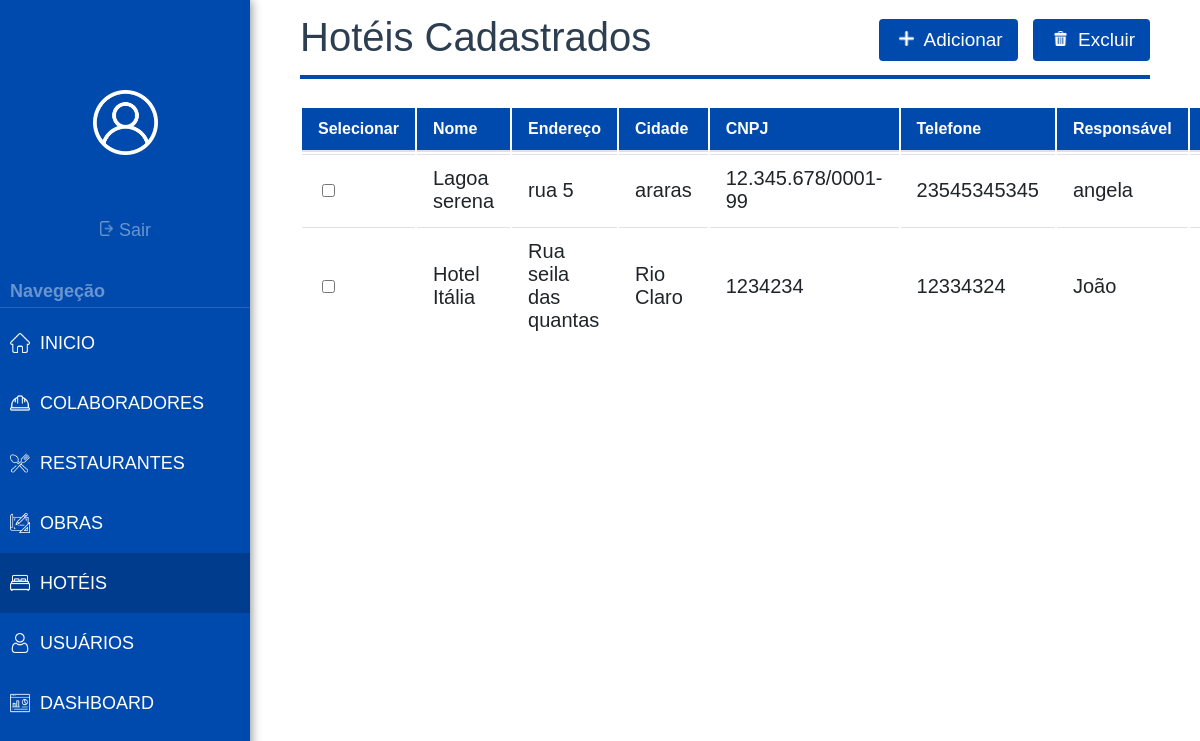
The page /listar-hoteis/ (signed in) on the database as committed earlier.
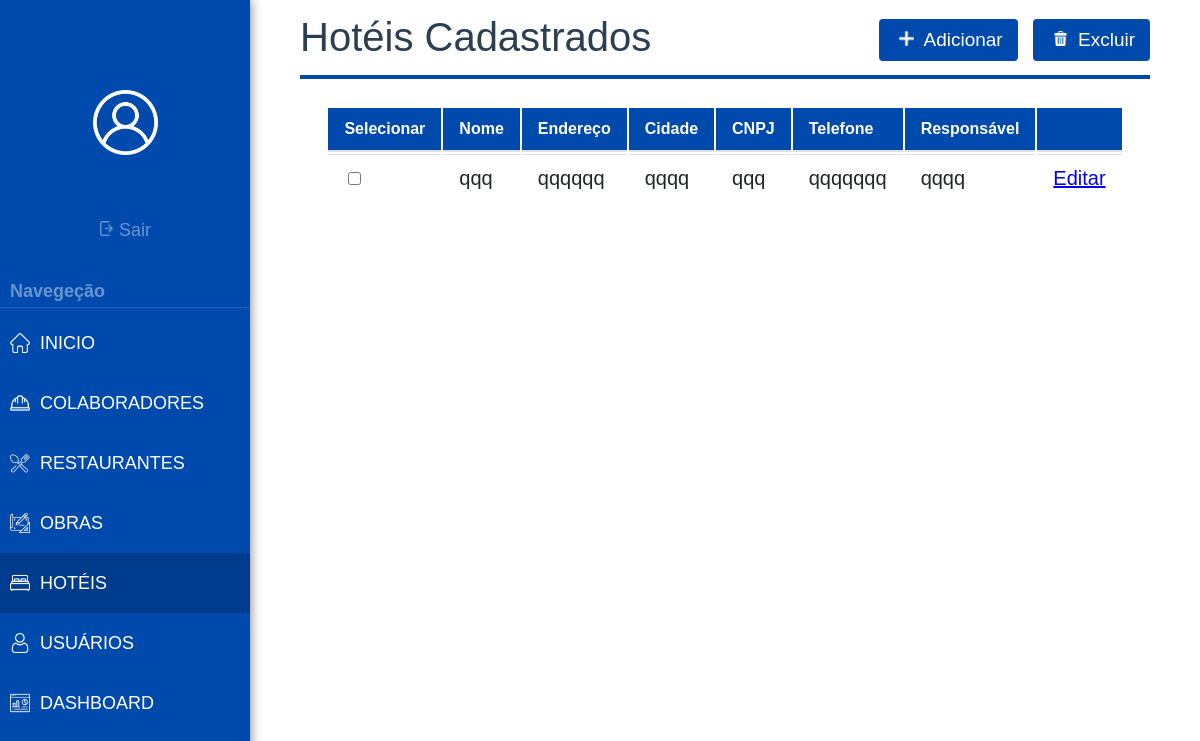
The same page on the database as committed later.
### Sistema/models.py (models this page shows)
class Hotel(models.Model):
    nome = models.CharField(
        max_length=100,
        verbose_name="Nome do Hotel"
    )
    cnpj = models.CharField(
        max_length=18,
        unique=True,
        verbose_name="CNPJ"
    )
    cidade = models.CharField(
        max_length=18,
        unique=True,
        verbose_name="Cidade"
    )
    endereco = models.TextField(
        verbose_name="Endereço Completo"
    )
    telefone = models.CharField(
        max_length=15,
        verbose_name="Telefone"
    )
    responsavel = models.CharField(
        max_length=100,
        verbose_name="Responsável"
    )

### Sistema/views.py (the view)
# urls.py: path('listar-hoteis/', views.listar_hoteis, name='listar-hoteis'),
@login_required
def listar_hoteis(request):
    hotel = Hotel.objects.all()
    context = {'hotel': hotel}
    return render (request, 'lista-hoteis.html', context)

### Sistema/templates/lista-hoteis.html (shortened to what the changed rows need)
{% load static %}
<!DOCTYPE html>
<html lang="pt-BR">
<head>
  <link rel="stylesheet" href="{% static 'css/style.css' %}">
</head>
<body>
 <div class="corpo">
  <form method="POST" action="{% url 'deletar-generico' %}">
    <div class="card">
      <div class="table-responsive">
        <table class="table table-striped table-bordered text-center align-middle">
          <thead>
            <tr>
              <th class="text-nowrap">Selecionar</th>
              <th class="text-nowrap">Nome</th>
              <th class="text-nowrap">Endereço</th>
              <th class="text-nowrap">Cidade</th>
              <th class="text-nowrap">CNPJ</th>
              <th class="text-nowrap">Telefone</th>
              <th class="text-nowrap">Responsável</th>
              <th class="text-nowrap"> </th>
            </tr>
          </thead>
          <tbody>
            {% for hotel in hotel %}
              <tr>
                <td>
                  <input type="checkbox" name="ids" value="{{ hotel.id }}">
                </td>
                <td class="text-nowrap">{{ hotel.nome }}</td>
                <td class="text-nowrap">{{ hotel.endereco }}</td>
                <td class="text-nowrap">{{ hotel.cidade }}</td>
                <td class="text-nowrap">{{ hotel.cnpj }}</td>
                <td class="text-nowrap">{{ hotel.telefone }}</td>
                <td class="text-nowrap">{{ hotel.responsavel }}</td>
                <td>
                  <a href="{% url 'editar-hotel' hotel.id %}" class="btn btn-warning btn-sm text-white">
                     Editar
                  </a>
                </td>
              </tr>
            {% empty %}
              <tr>
                <td colspan="7" class="text-center text-danger">
                  Nenhum hotel cadastrado.
                </td>
              </tr>
            {% endfor %}
          </tbody>
        </table>
      </div>
    </div>
    </div>
</body>
</html>

Rows that differ between the two databases and show on the page:
removed Hotel: nome "Lagoa serena", endereco "rua 5", cidade "araras", cnpj "12.345.678/0001-99", telefone "23545345345", responsavel "angela"
removed Hotel: nome "Hotel Itália", endereco "Rua seila das quantas", cidade "Rio Claro", cnpj "1234234", telefone "12334324", responsavel "João"
added Hotel: nome "qqq", endereco "qqqqqq", cidade "qqqq", cnpj "qqq", telefone "qqqqqqq", responsavel "qqqq"
